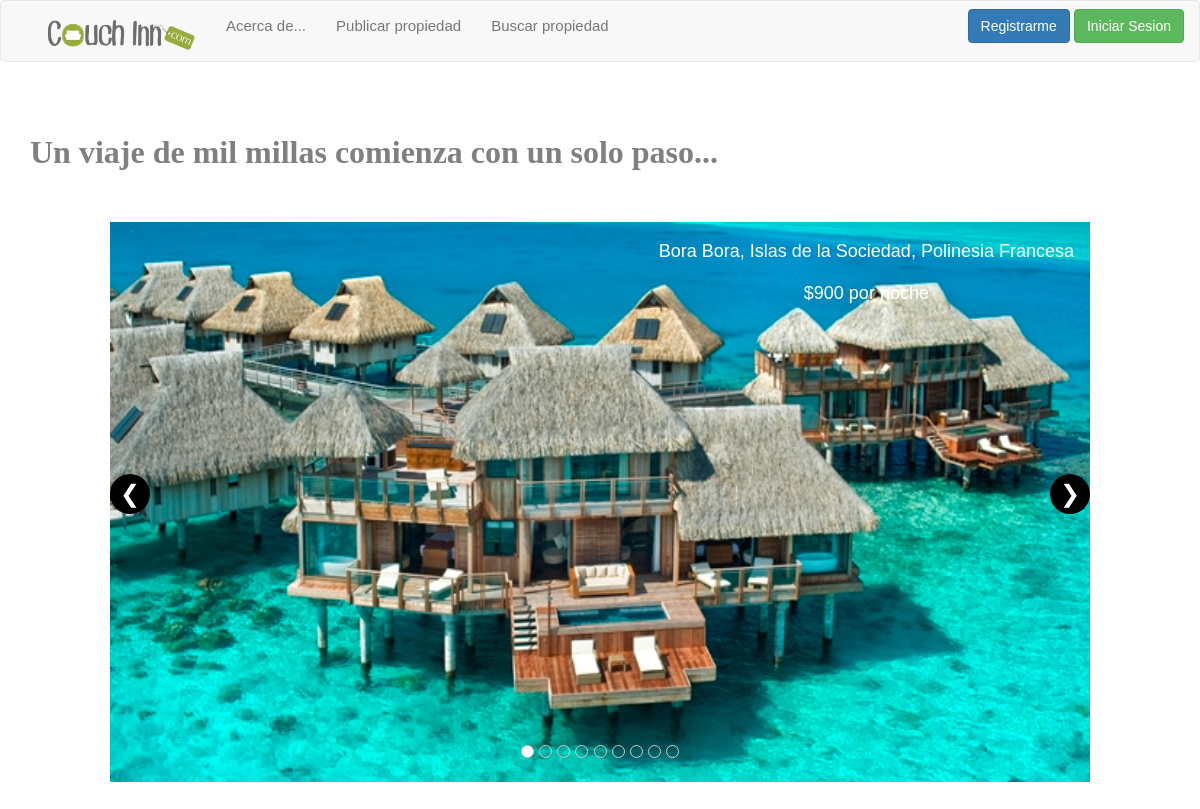
The page / on the database its author committed.
### tables this page shows
CREATE TABLE `foto` (
  `id_foto` int(11) NOT NULL,
  `url` varchar(200) NOT NULL,
  `id_propiedad` int(11) NOT NULL
);

CREATE TABLE `ubicacion` (
  `id_ubicacion` int(11) NOT NULL,
  `calle` varchar(100) NOT NULL,
  `numero` int(11) NOT NULL,
  `piso` int(11) NOT NULL,
  `departamento` varchar(100) NOT NULL,
  `pais` varchar(100) NOT NULL,
  `provincia` varchar(100) NOT NULL,
  `ciudad` varchar(100) NOT NULL,
  `codigo_postal` int(11) NOT NULL
);

CREATE TABLE `propiedad` (
  `id_propiedad` int(11) NOT NULL,
  `nombre` varchar(100) NOT NULL,
  `capacidad` int(11) NOT NULL,
  `numero_habitaciones` int(11) NOT NULL,
  `numero_banos` int(11) NOT NULL,
  `cochera` int(1) NOT NULL,
  `wifi` int(1) NOT NULL,
  `precio` double NOT NULL,
  `descripcion` varchar(1000) NOT NULL,
  `id_tipo_propiedad` int(11) NOT NULL,
  `id_ubicacion` int(11) NOT NULL,
  `id_usuario` int(11) NOT NULL
);

### web/index.php (the view, shortened to what this page needs)
<!DOCTYPE html>
<html lang="en">
  	<head>
    	<link href="css/bootstrap.min.css" rel="stylesheet" media="screen">
		<link rel="stylesheet" href="css/uikit.min.css">
		<link rel="stylesheet" href="css/components/slideshow.min.css">
		<link rel="stylesheet" href="css/components/slidenav.min.css">
		<link rel="stylesheet" href="css/components/slideshow.almost-flat.min.css">
		<link rel="stylesheet" href="css/components/slideshow.gradient.min.css">
		<link rel="stylesheet" href="css/w3.css">
  	</head>
	<body>
		<br></br>
		<div class="container">
			<nav>
		        <h2><font face="Comic sans MS" size=6 color=grey><b>Un viaje de mil millas comienza con un solo paso...</b></font></h2>
	    	</nav>
	    </div>
	    <br></br>
		<div class="w3-content w3-display-container">
		            	<?php
		            	$result = mysql_query("SELECT * FROM foto");
						while ($foto = mysql_fetch_array($result)){
							$result2 = mysql_query("SELECT * FROM propiedad WHERE (id_propiedad = '$foto[id_propiedad]')");
							$propiedad = mysql_fetch_array($result2);
							$result3 = mysql_query("SELECT * FROM ubicacion WHERE (id_ubicacion = '$propiedad[id_ubicacion]')");
							$propiedad_ubicacion = mysql_fetch_array($result3);
							$id_propiedad = $foto["id_propiedad"];
						?>
							<div class="w3-display-container">
								<a href="property_view.php?id_propiedad=<?php echo htmlspecialchars($id_propiedad);?>"><img src="<?php echo $foto['url'];?>" style="width:1024px;height:560px;" alt="Imagen" class="mySlides"></a>
		                		<div class="w3-display-topright w3-large w3-container w3-padding-16 w3-text-white">
   									<p class="myTextSlides"><?php echo $propiedad_ubicacion['ciudad'];?>, <?php echo $propiedad_ubicacion['provincia'];?>, <?php echo $propiedad_ubicacion['pais'];?></p>
  									<p class="myTextSlides2" align="center">$<?php echo $propiedad['precio'];?> por noche</p>
  								</div>
  							</div>
		                <?php
		                }
		                ?>
		    <a class="w3-btn-floating" style="position:absolute;top:45%;left:0" onclick="plusDivs(-1)">❮</a>
			<a class="w3-btn-floating" style="position:absolute;top:45%;right:0" onclick="plusDivs(1)">❯</a>
			<div class="w3-center w3-section w3-large w3-text-white w3-display-bottomleft" style="width:100%">
			    <span class="w3-badge demo w3-border w3-transparent w3-hover-white" onclick="currentDiv(1)"></span>
			    <span class="w3-badge demo w3-border w3-transparent w3-hover-white" onclick="currentDiv(2)"></span>
			    <span class="w3-badge demo w3-border w3-transparent w3-hover-white" onclick="currentDiv(3)"></span>
			    <span class="w3-badge demo w3-border w3-transparent w3-hover-white" onclick="currentDiv(4)"></span>
			    <span class="w3-badge demo w3-border w3-transparent w3-hover-white" onclick="currentDiv(5)"></span>
			    <span class="w3-badge demo w3-border w3-transparent w3-hover-white" onclick="currentDiv(6)"></span>
			    <span class="w3-badge demo w3-border w3-transparent w3-hover-white" onclick="currentDiv(7)"></span>
			    <span class="w3-badge demo w3-border w3-transparent w3-hover-white" onclick="currentDiv(8)"></span>
			    <span class="w3-badge demo w3-border w3-transparent w3-hover-white" onclick="currentDiv(9)"></span>
			</div>
    	</div>
	</body>
</html>

### web/css/w3.css (style rules this page uses)
* { -webkit-box-sizing:border-box;-moz-box-sizing:border-box;box-sizing:border-box }
html { -ms-text-size-adjust:100%;-webkit-text-size-adjust:100% }
body { margin:0 }
article,aside,details,figcaption,figure,footer,header,hgroup,main,menu,nav,section,summary { display:block }
a { background-color:transparent }
img { border:0 }
html,body { font-family:Verdana,sans-serif;font-size:15px;line-height:1.5 }
html { overflow-x:hidden }
h1,h2,h3,h4,h5,h6,.w3-slim,.w3-wide { font-family:"Segoe UI",Arial,sans-serif }
h2 { font-size:30px }
h1,h2,h3,h4,h5,h6 { font-weight:400;margin:10px 0 }
img { margin-bottom:-5px }
a { color:inherit }
.w3-btn,.w3-btn-floating,.w3-btn-floating-large,.w3-closenav,.w3-opennav { -webkit-touch-callout:none;-webkit-user-select:none;-khtml-user-select:none;-moz-user-select:none;-ms-user-select:none;user-select:none }
.w3-btn-floating,.w3-btn-floating-large { display:inline-block;text-align:center;color:#fff;background-color:#000;position:relative;overflow:hidden;z-index:1;padding:0;border-radius:50%;cursor:pointer;font-size:24px }
.w3-btn-floating { width:40px;height:40px;line-height:40px }
.w3-badge,.w3-tag,.w3-sign { background-color:#000;color:#fff;display:inline-block;padding-left:8px;padding-right:8px;text-align:center }
.w3-badge { border-radius:50% }
.w3-tooltip,.w3-display-container { position:relative }
.w3-btn,.w3-btn-floating,.w3-dropnav a,.w3-btn-floating-large,.w3-btn-block,.w3-hover-shadow,.w3-hover-opacity, .w3-navbar a,.w3-sidenav a,.w3-pagination li a,.w3-hoverable tbody tr,.w3-hoverable li,.w3-accordion-content a,.w3-dropdown-content a,.w3-dropdown-click:hover,.w3-dropdown-hover:hover,.w3-opennav,.w3-closenav,.w3-closebtn, .w3-hover-amber,.w3-hover-aqua,.w3-hover-blue,.w3-hover-light-blue,.w3-hover-brown,.w3-hover-cyan,.w3-hover-blue-grey,.w3-hover-green,.w3-hover-light-green,.w3-hover-indigo,.w3-hover-khaki,.w3-hover-lime,.w3-hover-orange,.w3-hover-deep-orange,.w3-hover-pink, .w3-hover-purple,.w3-hover-deep-purple,.w3-hover-red,.w3-hover-sand,.w3-hover-teal,.w3-hover-yellow,.w3-hover-white,.w3-hover-black,.w3-hover-grey,.w3-hover-light-grey,.w3-hover-dark-grey,.w3-hover-text-amber,.w3-hover-text-aqua,.w3-hover-text-blue,.w3-hover-text-light-blue, .w3-hover-text-brown,.w3-hover-text-cyan,.w3-hover-text-blue-grey,.w3-hover-text-green,.w3-hover-text-light-green,.w3-hover-text-indigo,.w3-hover-text-khaki,.w3-hover-text-lime,.w3-hover-text-orange,.w3-hover-text-deep-orange,.w3-hover-text-pink,.w3-hover-text-purple, .w3-hover-text-deep-purple,.w3-hover-text-red,.w3-hover-text-sand,.w3-hover-text-teal,.w3-hover-text-yellow,.w3-hover-text-white,.w3-hover-text-black,.w3-hover-text-grey,.w3-hover-text-light-grey,.w3-hover-text-dark-grey { -webkit-transition:background-color .3s,color .15s,box-shadow .3s,opacity 0.3s;transition:background-color .3s,color .15s,box-shadow .3s,opacity 0.3s }
.w3-container:after,.w3-row:after,.w3-row-padding:after,.w3-topnav:after,.w3-clear:after,.w3-btn-group:before,.w3-btn-group:after,.w3-btn-bar:before,.w3-btn-bar:after { content:"";display:table;clear:both }
.w3-content { max-width:980px;margin:auto }
.w3-large { font-size:18px!important }
.w3-center { text-align:center!important }
.w3-display-topright { position:absolute;right:0;top:0 }
.w3-display-bottomleft { position:absolute;left:0;bottom:0 }
.w3-border { border:1px solid #ccc!important }
.w3-section { margin-top:16px!important;margin-bottom:16px!important }
.w3-padding-16,.w3-padding-hor-16 { padding-top:16px!important;padding-bottom:16px!important }
.w3-container { padding:0.01em 16px }
.w3-transparent { background-color:transparent!important }
.w3-white,.w3-hover-white:hover { color:#000!important;background-color:#fff!important }
.w3-text-white,.w3-hover-text-white:hover { color:#fff!important }

### web/index.php (style rules this page uses)
.mySlides { display:none }
.w3-left, .w3-right, .w3-badge { cursor:pointer }
.w3-badge { height:13px;width:13px;padding:0 }

### rows shown on the page
foto: url (picture), ubicacion.ciudad "Bora Bora", ubicacion.provincia "Islas de la Sociedad", ubicacion.pais "Polinesia Francesa", id_propiedad.precio "900"
